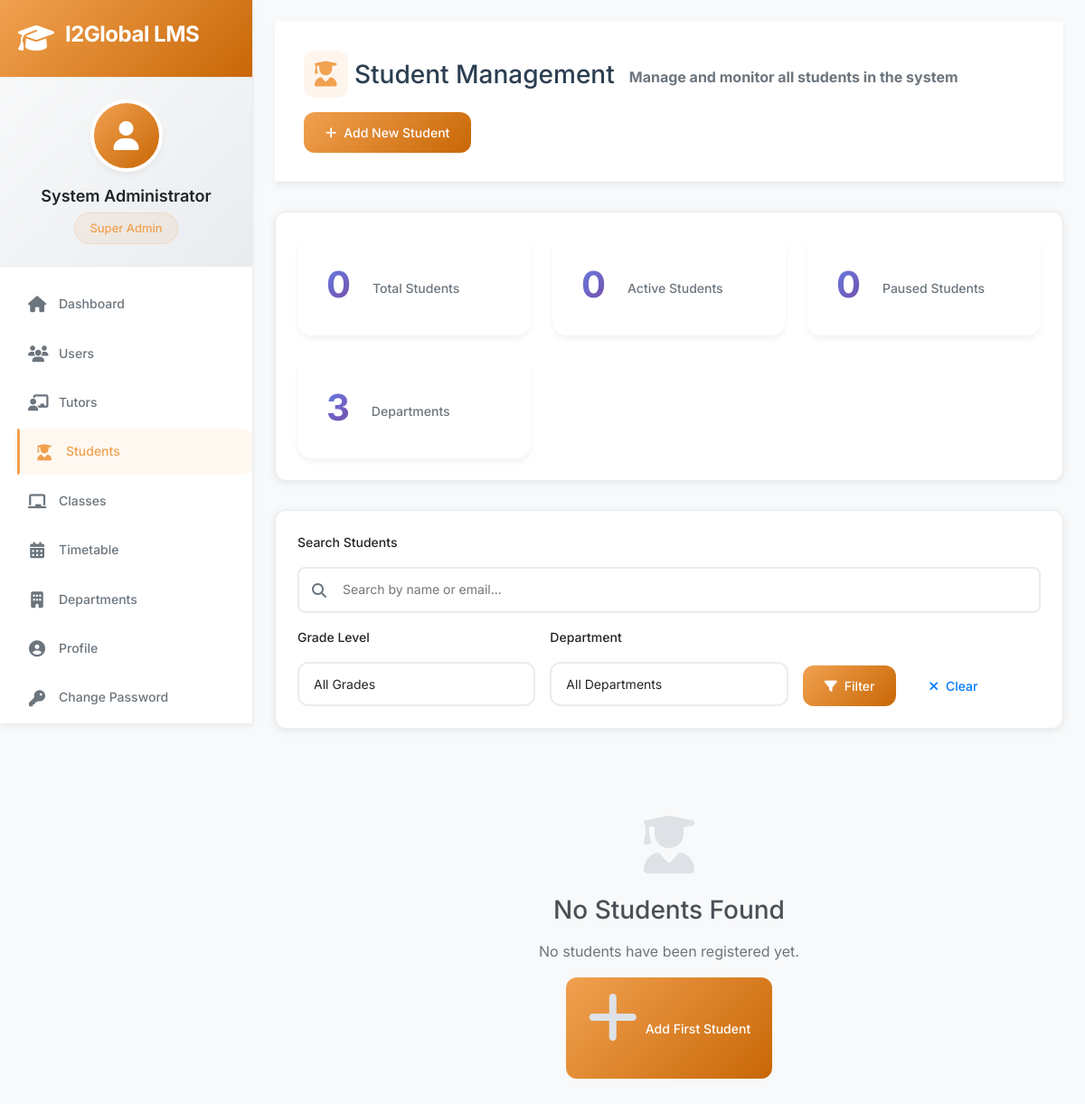
Page /admin/students (signed in) on the earlier database version.
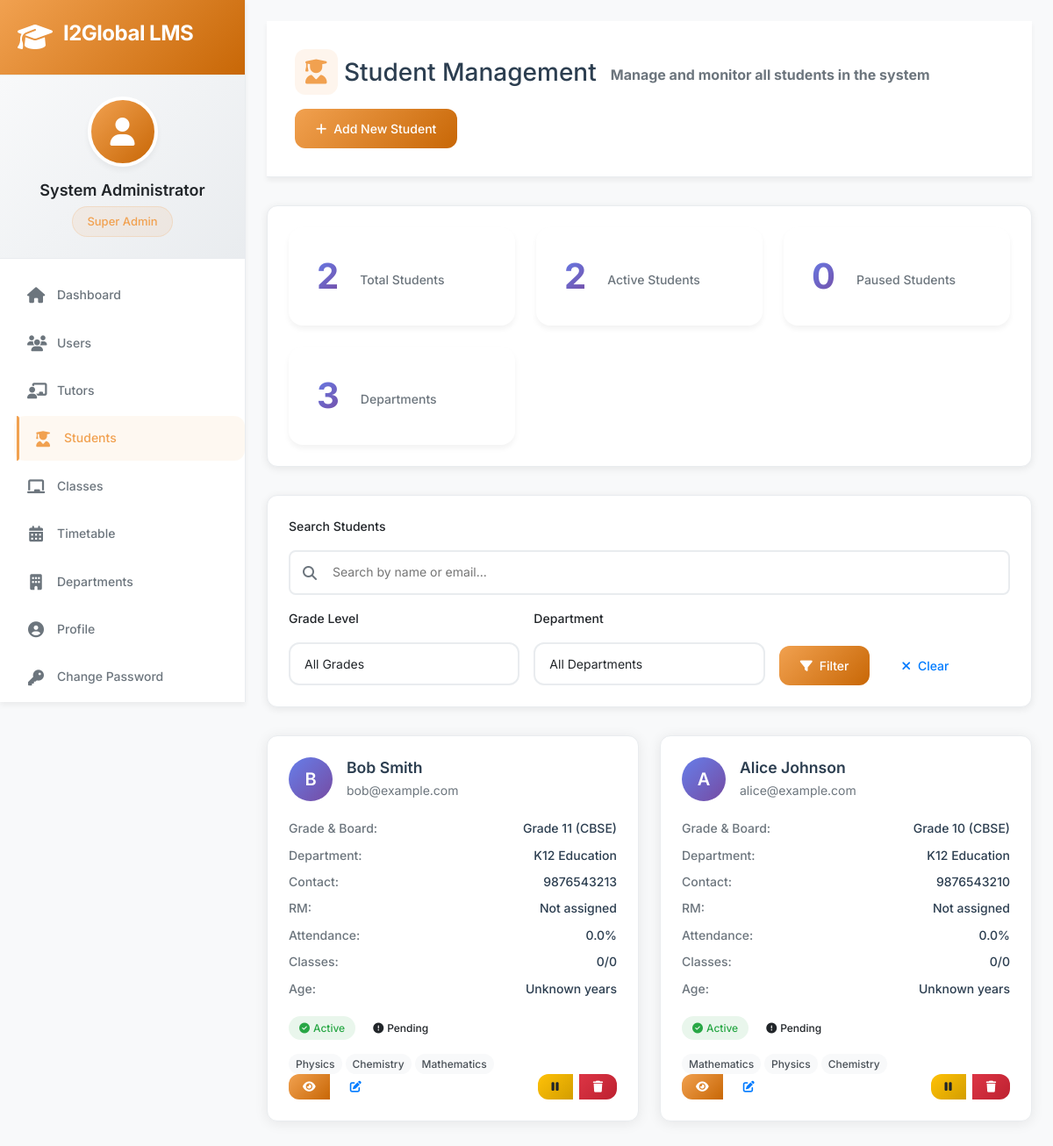
Same page on the later database version.
### app/models/student.py (models this page shows, shortened)
class Student(db.Model):
    __tablename__ = 'students'
    id = db.Column(db.Integer, primary_key=True)
    full_name = db.Column(db.String(100), nullable=False)
    email = db.Column(db.String(120), unique=True, nullable=False)
    phone = db.Column(db.String(20))
    date_of_birth = db.Column(db.Date)
    address = db.Column(db.Text)
    state = db.Column(db.String(50))
    pin_code = db.Column(db.String(10))
    grade = db.Column(db.String(10), nullable=False)
    board = db.Column(db.String(50), nullable=False)
    school_name = db.Column(db.String(200))
    academic_year = db.Column(db.String(20))
    course_start_date = db.Column(db.Date)
    parent_details = db.Column(db.Text)  # JSON with father and mother details
    academic_profile = db.Column(db.Text)  # JSON with learning preferences, hobbies, etc.
    subjects_enrolled = db.Column(db.Text)  # JSON array of subjects
    favorite_subjects = db.Column(db.Text)  # JSON array
    difficult_subjects = db.Column(db.Text)  # JSON array
    availability = db.Column(db.Text)  # JSON weekly schedule
    documents = db.Column(db.Text)  # JSON with document file paths
    department_id = db.Column(db.Integer, db.ForeignKey('departments.id'), nullable=False)
    relationship_manager = db.Column(db.String(100))  # RM name
    fee_structure = db.Column(db.Text)  # JSON with fee details
    is_active = db.Column(db.Boolean, default=True)
    enrollment_status = db.Column(db.String(20), default='active')  # active, paused, completed, dropped
    created_at = db.Column(db.DateTime, default=datetime.utcnow)
    last_class = db.Column(db.DateTime)
    total_classes = db.Column(db.Integer, default=0)
    attended_classes = db.Column(db.Integer, default=0)
    department = db.relationship('Department', backref='students', lazy=True)
    def get_subjects_enrolled(self):
        if self.subjects_enrolled:
            try:
                return json.loads(self.subjects_enrolled)
            except:
                return []
        return []
    def get_fee_structure(self):
        if self.fee_structure:
            try:
                return json.loads(self.fee_structure)
            except:
                return {}
        return {}
    def get_attendance_percentage(self):
        if self.total_classes == 0:
            return 0
        return (self.attended_classes / self.total_classes) * 100
    def get_fee_status(self):
        fee_structure = self.get_fee_structure()
        if not fee_structure:
            return 'unknown'
    def get_age(self):
        if self.date_of_birth:
            today = date.today()
            return today.year - self.date_of_birth.year - \
                   ((today.month, today.day) < (self.date_of_birth.month, self.date_of_birth.day))
        return None

### app/models/department.py (models this page shows, shortened)
class Department(db.Model):
    __tablename__ = 'departments'
    id = db.Column(db.Integer, primary_key=True)
    name = db.Column(db.String(50), unique=True, nullable=False)
    code = db.Column(db.String(10), unique=True, nullable=False)  # K12, TT, UPSKILL
    description = db.Column(db.Text)
    permissions = db.Column(db.Text)  # JSON string of permissions
    is_active = db.Column(db.Boolean, default=True)
    created_at = db.Column(db.DateTime, default=datetime.utcnow)
    created_by = db.Column(db.Integer, db.ForeignKey('users.id'))
    settings = db.Column(db.Text)  # JSON string for department-specific settings

### app/routes/admin.py (the view)
@bp.route('/students')
@login_required
@admin_required
def students():
    page = request.args.get('page', 1, type=int)
    grade_filter = request.args.get('grade', '')
    dept_filter = request.args.get('department', '', type=int)
    search = request.args.get('search', '')
    query = Student.query
    if grade_filter:
        query = query.filter_by(grade=grade_filter)
    if dept_filter:
        query = query.filter_by(department_id=dept_filter)
    if search:
        query = query.filter(Student.full_name.contains(search))
    students = query.order_by(Student.created_at.desc()).paginate(
        page=page, per_page=20, error_out=False
    )
    departments = Department.query.filter_by(is_active=True).all()
    return render_template('admin/students.html', students=students, departments=departments)

### app/models/user.py (called while the page is built, shortened)
@login.user_loader
def load_user(user_id):
    return User.query.get(int(user_id))

    def has_permission(self, permission):
        if self.role == 'superadmin':
            return True

    def get_role_display(self):
        role_map = {
            'superadmin': 'Super Admin',
            'admin': 'Admin',
            'coordinator': 'Coordinator',
            'tutor': 'Tutor'
        }
        return role_map.get(self.role, self.role.title())

### app/routes/admin.py (called while the page is built)
def admin_required(f):
    @wraps(f)
    def decorated_function(*args, **kwargs):
        if current_user.role not in ['superadmin', 'admin', 'coordinator']:
            flash('Access denied. Insufficient permissions.', 'error')
            return redirect(url_for('dashboard.index'))
        return f(*args, **kwargs)
    return decorated_function

### app/templates/admin/students.html (shortened to what the changed rows need)
{% extends "base.html" %}
{% block content %}
<div class="page-content">
    <div class="page-header">
        <div class="page-header-content">
            <div class="page-title">
                <h1><i class="fas fa-user-graduate"></i> Student Management</h1>
            </div>
        </div>
    </div>
    <div class="students-container">
        <div class="stats-section">
            <div class="stats-grid">
                <div class="stat-card">
                    <span class="stat-value">{{ students.total }}</span>
                    <span class="stat-label">Total Students</span>
                </div>
                <div class="stat-card">
                    <span class="stat-value">
                        {{ students.items | selectattr('enrollment_status', 'equalto', 'active') | list | length }}
                    </span>
                    <span class="stat-label">Active Students</span>
                </div>
            </div>
        </div>
        {% if students.items %}
        <div class="students-grid">
            {% for student in students.items %}
            <div class="student-card">
                <div class="student-header">
                    <div class="student-avatar">
                        {{ student.full_name[0].upper() }}
                    </div>
                    <div class="student-info">
                        <h3>{{ student.full_name }}</h3>
                        <p>{{ student.email }}</p>
                    </div>
                </div>
                <div class="student-details">
                    <div class="detail-row">
                        <span class="detail-label">Grade & Board:</span>
                        <span class="detail-value">Grade {{ student.grade }} ({{ student.board }})</span>
                    </div>
                    <div class="detail-row">
                        <span class="detail-label">Department:</span>
                        <span class="detail-value">{{ student.department.name if student.department else 'Not assigned' }}</span>
                    </div>
                    <div class="detail-row">
                        <span class="detail-label">Contact:</span>
                        <span class="detail-value">{{ student.phone or 'Not provided' }}</span>
                    </div>
                    <div class="detail-row">
                        <span class="detail-label">RM:</span>
                        <span class="detail-value">{{ student.relationship_manager or 'Not assigned' }}</span>
                    </div>
                    <div class="detail-row">
                        <span class="detail-label">Attendance:</span>
                        <span class="detail-value">{{ "%.1f"|format(student.get_attendance_percentage()) }}%</span>
                    </div>
                    <div class="detail-row">
                        <span class="detail-label">Classes:</span>
                        <span class="detail-value">{{ student.attended_classes }}/{{ student.total_classes }}</span>
                    </div>
                    <div class="detail-row">
                        <span class="detail-label">Age:</span>
                        <span class="detail-value">{{ student.get_age() or 'Unknown' }} years</span>
                    </div>
                </div>
                <div class="student-badges">
                    <div class="status-badge {{ student.enrollment_status }}">
                        {% if student.enrollment_status == 'active' %}
                            <i class="fas fa-check-circle"></i>
                        {% elif student.enrollment_status == 'paused' %}
                            <i class="fas fa-pause-circle"></i>
                        {% elif student.enrollment_status == 'completed' %}
                            <i class="fas fa-graduation-cap"></i>
                        {% else %}
                            <i class="fas fa-times-circle"></i>
                        {% endif %}
                        {{ student.enrollment_status.title() }}
                    </div>
                    <div class="status-badge fee-badge {{ student.get_fee_status() }}">
                        {% if student.get_fee_status() == 'paid' %}
                            <i class="fas fa-check-circle"></i> Paid
                        {% elif student.get_fee_status() == 'partial' %}
                            <i class="fas fa-clock"></i> Partial
                        {% else %}
                            <i class="fas fa-exclamation-circle"></i> Pending
                        {% endif %}
                    </div>
                </div>
                {% if student.get_subjects_enrolled() %}
                <div class="subjects-list">
                    {% for subject in student.get_subjects_enrolled()[:3] %}
                        <span class="subject-tag">{{ subject }}</span>
                    {% endfor %}
                </div>
                {% endif %}
                <div class="student-actions">
                    <div class="btn-group">
                        <a href="{{ url_for('admin.student_details', student_id=student.id) }}"
                           class="btn btn-primary btn-sm" title="View Details">
                            <i class="fas fa-eye"></i>
                        </a>
                        <a href="{{ url_for('admin.edit_student', student_id=student.id) }}"
                           class="btn btn-outline btn-sm" title="Edit Student">
                            <i class="fas fa-edit"></i>
                        </a>
                    </div>
                    <div class="btn-group">
                        {% if student.is_active %}
                            <button type="button" class="btn btn-warning btn-sm"
                                    onclick="toggleStudentStatus({{ student.id }}, false)"
                                    title="Deactivate Student">
                                <i class="fas fa-pause"></i>
                            </button>
                        {% else %}
                            <button type="button" class="btn btn-success btn-sm"
                                    onclick="toggleStudentStatus({{ student.id }}, true)"
                                    title="Activate Student">
                                <i class="fas fa-play"></i>
                            </button>
                        {% endif %}
                        {% if current_user.role == 'superadmin' %}
                        <button type="button" class="btn btn-danger btn-sm"
                                onclick="deleteStudent({{ student.id }}, '{{ student.full_name }}')"
                                title="Delete Student">
                            <i class="fas fa-trash"></i>
                        </button>
                        {% endif %}
                    </div>
                </div>
            </div>
            {% endfor %}
        </div>
        {% else %}
        <div class="no-students">
            <i class="fas fa-user-graduate"></i>
            <h3>No Students Found</h3>
            {% if request.args.get('search') or request.args.get('grade') or request.args.get('department') %}
                <p>No students match your current filters. Try adjusting your search criteria.</p>
                <a href="{{ url_for('admin.students') }}" class="btn btn-outline">Clear Filters</a>
            {% else %}
                <p>No students have been registered yet.</p>
                <a href="{{ url_for('admin.register_student') }}" class="btn btn-primary">
                    <i class="fas fa-plus"></i> Add First Student
                </a>
            {% endif %}
        </div>
        {% endif %}
    </div>
</div>
{% endblock %}

Differences in the rows shown:
added Student: full_name "B", full_name "Bob Smith", email "bob@example.com", grade "11", board "CBSE", department "K12 Education", phone "9876543213", relationship_manager "Not assigned", get_attendance_percentage "0.0", attended_classes "0", total_classes "0", date_of_birth "Unknown", enrollment_status "Active", shows "Pending", 3 "Physics" "Chemistry" "Mathematics"
added Student: full_name "A", full_name "Alice Johnson", email "alice@example.com", grade "10", board "CBSE", department "K12 Education", phone "9876543210", relationship_manager "Not assigned", get_attendance_percentage "0.0", attended_classes "0", total_classes "0", date_of_birth "Unknown", enrollment_status "Active", shows "Pending", 3 "Mathematics" "Physics" "Chemistry"
Other differences:
{{ students.total }}: "0" → "2"
text no longer shown: "0 No Students Found No students have been registered yet. Add First Student"
text now shown: "2"
